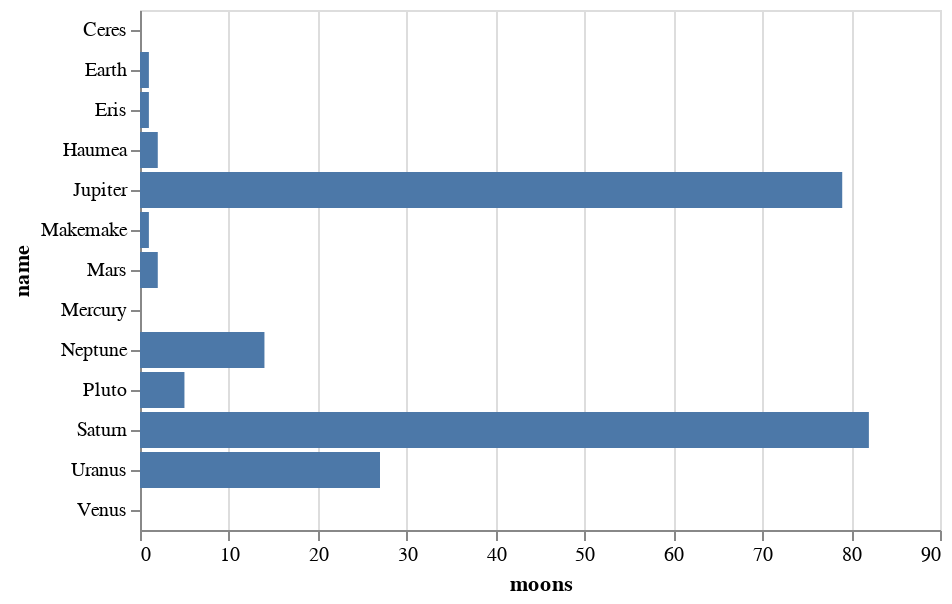

Source (notebook cell):
### Code cell
alt.Chart(planets).mark_bar().encode(
    x='moons',
    y='name'
)

### Figure 1 — Vega-Lite specification as saved in the notebook (floating-point values rounded to 4 significant figures)
{"config": {"view": {"continuousWidth": 400, "continuousHeight": 300}}, "data": {"name": "data-32e6086e956f7bd038a2cd26349dfd84"}, "mark": "bar", "encoding": {"x": {"type": "quantitative", "field": "moons"}, "y": {"type": "nominal", "field": "name"}}, "$schema": "https://vega.github.io/schema/vega-lite/v4.8.1.json", "datasets": {"data-32e6086e956f7bd038a2cd26349dfd84": [{"name": "Mercury", "diameter": 4879, "distance": 57.91, "moons": 0}, {"name": "Venus", "diameter": 12104, "distance": 108.2, "moons": 0}, {"name": "Earth", "diameter": 12742, "distance": 149.6, "moons": 1}, {"name": "Mars", "diameter": 6779, "distance": 227.9, "moons": 2}, {"name": "Ceres", "diameter": 950, "distance": 414.3, "moons": 0}, {"name": "Jupiter", "diameter": 139822, "distance": 778.5, "moons": 79}, {"name": "Saturn", "diameter": 116464, "distance": 1434.0, "moons": 82}, {"name": "Uranus", "diameter": 50724, "distance": 2871.0, "moons": 27}, {"name": "Neptune", "diameter": 4495, "distance": 49240.0, "moons": 14}, {"name": "Pluto", "diameter": 2374, "distance": 5906.0, "moons": 5}, {"name": "Haumea", "diameter": 1960, "distance": 6460.0, "moons": 2}, {"name": "Makemake", "diameter": 1434, "distance": 6796.0, "moons": 1}, {"name": "Eris", "diameter": 2326, "distance": 10150.0, "moons": 1}]}}
